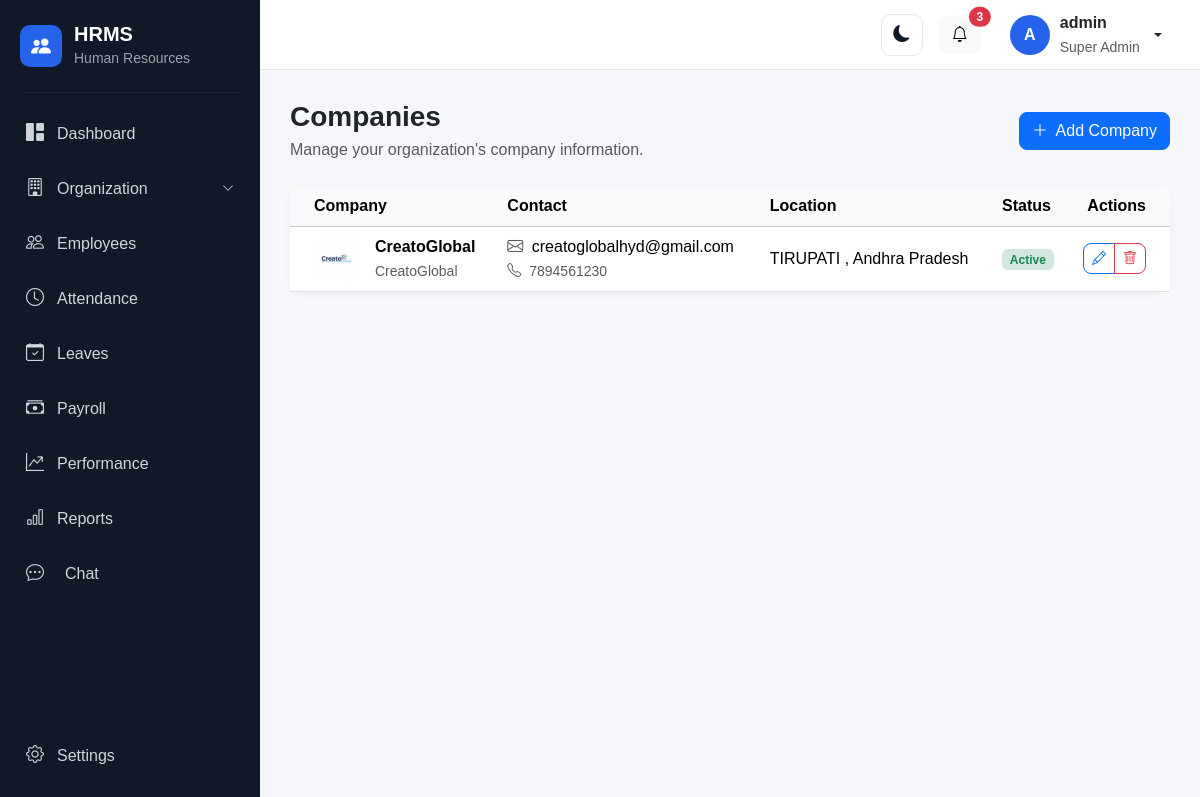
/organization/companies/ (signed in), run on the app's committed database.
### account/models.py (models this page shows, shortened)
class User(AbstractUser):
    class Role(models.TextChoices):
        SUPER_ADMIN = "SUPER_ADMIN", "Super Admin"
        HR_ADMIN = "HR_ADMIN", "HR Admin"
        MANAGER = "MANAGER", "Manager"
        EMPLOYEE = "EMPLOYEE", "Employee"
        RECRUITER = "RECRUITER", "Recruiter"
        PAYROLL_ADMIN = "PAYROLL_ADMIN", "Payroll Admin"
    objects = HRMSUserManager()
    role = models.CharField(
        max_length=30,
        choices=Role.choices,
        default=Role.EMPLOYEE,
    )
    phone = models.CharField(
        max_length=15,
        blank=True,
        null=True,
    )
    profile_picture = models.ImageField(
        upload_to="profile_pictures/",
        blank=True,
        null=True,
    )
    must_change_password = models.BooleanField(
        default=False,
        help_text="If enabled, the user must change their password after logging in.",
    )

### organization/models.py (models this page shows, shortened)
class Company(models.Model):
    name = models.CharField(
        max_length=200
    )
    legal_name = models.CharField(
        max_length=250,
        blank=True
    )
    email = models.EmailField(
        blank=True
    )
    phone = models.CharField(
        max_length=20,
        blank=True
    )
    website = models.URLField(
        blank=True
    )
    address = models.TextField(
        blank=True
    )
    city = models.CharField(
        max_length=100,
        blank=True
    )
    state = models.CharField(
        max_length=100,
        blank=True
    )
    country = models.CharField(
        max_length=100,
        default="India"
    )
    postal_code = models.CharField(
        max_length=20,
        blank=True
    )
    logo = models.ImageField(
        upload_to="company/",
        blank=True,
        null=True
    )
    established_date = models.DateField(
        blank=True,
        null=True
    )
    is_active = models.BooleanField(
        default=True
    )
    created_at = models.DateTimeField(
        auto_now_add=True
    )
    updated_at = models.DateTimeField(
        auto_now=True
    )
    class Meta:
        ordering = ["name"]

### organization/views.py (the view)
class CompanyListView(
    OrganizationPermissionMixin,
    ListView,
):
    model = Company
    template_name = "organization/company_list.html"
    context_object_name = "companies"
    def get_queryset(self):
        return (
            Company.objects
            .all()
            .order_by("name")
        )

### templates/organization/company_list.html (shortened to what this page needs)
{% extends "base.html" %}
{% block content %}
<div class="container-fluid px-0">
    <div class="d-flex flex-wrap justify-content-between align-items-center mb-4">
        <div>
            <h3 class="fw-bold mb-1">
                Companies
            </h3>
            <p class="text-muted mb-0">
                Manage your organization's company information.
            </p>
        </div>
        <a
            href="{% url 'company_create' %}"
            class="btn btn-primary"
        >
            <i class="bi bi-plus-lg me-1"></i>
            Add Company
        </a>
    </div>
    <div class="card dashboard-card">
        <div class="card-body p-0">
            {% if companies %}
                <div class="table-responsive">
                    <table class="table table-hover align-middle mb-0">
                        <thead class="table-light">
                            <tr>
                                <th class="ps-4">
                                    Company
                                </th>
                                <th>
                                    Contact
                                </th>
                                <th>
                                    Location
                                </th>
                                <th>
                                    Status
                                </th>
                                <th class="text-end pe-4">
                                    Actions
                                </th>
                            </tr>
                        </thead>
                        <tbody>
                            {% for company in companies %}
                                <tr>
                                    <td class="ps-4">
                                        <div class="d-flex align-items-center">
                                            {% if company.logo %}
                                                <img
                                                    src="{{ company.logo.url }}"
                                                    alt="{{ company.name }}"
                                                    width="45"
                                                    height="45"
                                                    class="rounded-3 object-fit-cover me-3"
                                                >
                                            {% endif %}
                                            <div>
                                                <div class="fw-semibold">
                                                    {{ company.name }}
                                                </div>
                                                {% if company.legal_name %}
                                                    <small class="text-muted">
                                                        {{ company.legal_name }}
                                                    </small>
                                                {% endif %}
                                            </div>
                                        </div>
                                    </td>
                                    <td>
                                        {% if company.email %}
                                            <div>
                                                <i class="bi bi-envelope me-1 text-muted"></i>
                                                {{ company.email }}
                                            </div>
                                        {% endif %}
                                        {% if company.phone %}
                                            <small class="text-muted">
                                                <i class="bi bi-telephone me-1"></i>
                                                {{ company.phone }}
                                            </small>
                                        {% endif %}
                                    </td>
                                    <td>
                                        {% if company.city %}
                                            {{ company.city }}
                                            {% if company.state %}
                                                , {{ company.state }}
                                            {% endif %}
                                        {% else %}
                                            <span class="text-muted">
                                                Not specified
                                            </span>
                                        {% endif %}
                                    </td>
                                    <td>
                                        {% if company.is_active %}
                                            <span class="badge bg-success-subtle text-success">
                                                Active
                                            </span>
                                        {% else %}
                                            <span class="badge bg-danger-subtle text-danger">
                                                Inactive
                                            </span>
                                        {% endif %}
                                    </td>
                                    <td class="text-end pe-4">
                                        <div class="btn-group">
                                            <a
                                                href="{% url 'company_update' company.pk %}"
                                                class="btn btn-sm btn-outline-primary"
                                                title="Edit"
                                            >
                                                <i class="bi bi-pencil"></i>
                                            </a>
                                            <a
                                                href="{% url 'company_delete' company.pk %}"
                                                class="btn btn-sm btn-outline-danger"
                                                title="Delete"
                                            >
                                                <i class="bi bi-trash"></i>
                                            </a>
                                        </div>
                                    </td>
                                </tr>
                            {% endfor %}
                        </tbody>
                    </table>
                </div>
            {% endif %}
        </div>
    </div>
</div>
{% endblock %}

### templates/base.html (shortened to what this page needs)
{% load static %}
<!DOCTYPE html>
<html lang="en">
<head>
    <link href="https://cdn.jsdelivr.net/npm/bootstrap@5.3.3/dist/css/bootstrap.min.css" rel="stylesheet">
    <link rel="stylesheet" href="https://cdn.jsdelivr.net/npm/bootstrap-icons@1.11.3/font/bootstrap-icons.min.css">
    <link rel="stylesheet" href="{% static 'css/style.css' %}">
</head>
<body>
    <div class="d-flex min-vh-100">
        <aside class="sidebar" id="sidebar">
            <div class="sidebar-brand">
                <div class="brand-icon">
                    <i class="bi bi-people-fill"></i>
                </div>
                <div>
                    <h5 class="mb-0">
                        HRMS
                    </h5>
                    <small>
                        Human Resources
                    </small>
                </div>
            </div>
            <hr>
            <nav class="sidebar-menu">
                <a href="{% url 'dashboard' %}" class="sidebar-link">
                    <i class="bi bi-grid-1x2-fill"></i>
                    <span>
                        Dashboard
                    </span>
                </a>
                {% if user.role == "SUPER_ADMIN" %}
                <a class="sidebar-link" data-bs-toggle="collapse" href="#organizationMenu" role="button"
                    aria-expanded="false" aria-controls="organizationMenu">
                    <i class="bi bi-building"></i>
                    <span class="flex-grow-1">
                        Organization
                    </span>
                    <i class="bi bi-chevron-down organization-arrow"></i>
                </a>
                {% endif %}
                <a href="{% url 'employee_list' %}" class="sidebar-link">
                    <i class="bi bi-people"></i>
                    <span>
                        Employees
                    </span>
                </a>
                <a href="{% url 'attendance_dashboard' %}" class="sidebar-link">
                    <i class="bi bi-clock"></i>
                    <span>
                        Attendance
                    </span>
                </a>
                <a href="{% url 'leave_dashboard' %}" class="sidebar-link">
                    <i class="bi bi-calendar-check"></i>
                    <span>
                        Leaves
                    </span>
                </a>
                <a href="{% url 'payroll:payroll_dashboard' %}" class="sidebar-link">
                    <i class="bi bi-cash-stack"></i>
                    <span>
                        Payroll
                    </span>
                </a>
                <a href="{% url 'performance:dashboard' %}" class="sidebar-link">
                    <i class="bi bi-graph-up-arrow"></i>
                    <span>
                        Performance
                    </span>
                </a>
                {% if user.role == "HR_ADMIN" or user.role == "SUPER_ADMIN" %}
                <a href="{% url 'reports:dashboard' %}" class="sidebar-link">
                    <i class="bi bi-bar-chart"></i>
                    <span>
                        Reports
                    </span>
                </a>
                {% endif %}
                <a href="{% url 'chat:home' %}"
                    class="sidebar-link {% if request.resolver_match.namespace == 'chat' %}active{% endif %}">
                    <i class="bi bi-chat-dots me-2"></i>
                    <span>Chat</span>
                </a>
            </nav>
            <div class="sidebar-bottom">
                <a href="{% url 'settings' %}" class="sidebar-link">
                    <i class="bi bi-gear"></i>
                    <span>
                        Settings
                    </span>
                </a>
            </div>
        </aside>
        <div class="main-wrapper">
            <nav class="top-navbar">
                <div class="ms-auto d-flex align-items-center gap-3">
                    <button type="button" class="btn theme-toggle" id="themeToggle" aria-label="Switch to dark mode"
                        title="Switch to dark mode">
                        <i class="bi bi-moon-fill" id="themeToggleIcon"></i>
                    </button>
                    <button type="button" class="btn btn-light position-relative">
                        <i class="bi bi-bell"></i>
                        <span class="position-absolute top-0 start-100 translate-middle badge rounded-pill bg-danger">
                            3
                        </span>
                    </button>
                    <div class="dropdown">
                        <button type="button" class="btn user-menu dropdown-toggle" data-bs-toggle="dropdown">
                            <div class="user-avatar">
                                {{ user.first_name|first|default:user.username|first|upper }}
                            </div>
                            <div class="d-none d-md-block text-start">
                                <div class="fw-semibold">
                                    {{ user.get_full_name|default:user.username }}
                                </div>
                                <small class="text-muted">
                                    {{ user.get_role_display }}
                                </small>
                            </div>
                        </button>
                    </div>
                </div>
            </nav>
            <main class="content-area">
                {% block content %}
                {% endblock %}
            </main>
        </div>
    </div>
</body>
</html>

### data on the page
User: first_name|first "A", get_full_name "admin", role "Super Admin"
Company: logo (picture), name "CreatoGlobal", legal_name "CreatoGlobal", email "creatoglobalhyd@gmail.com", phone "7894561230", city "TIRUPATI", state "Andhra Pradesh", is_active "Active"
